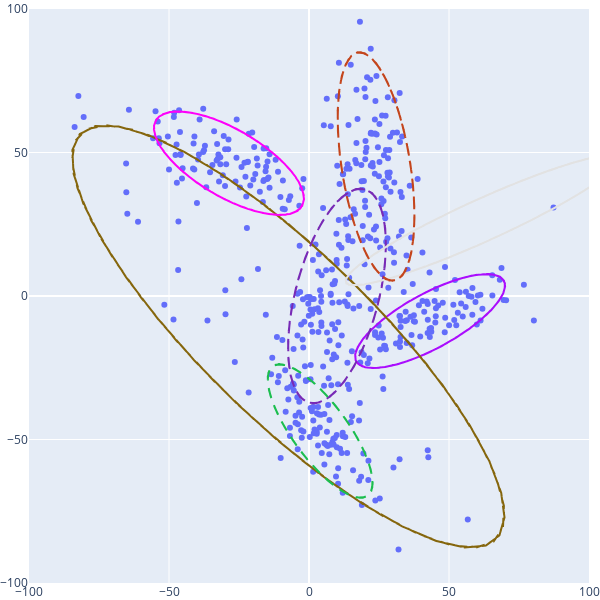
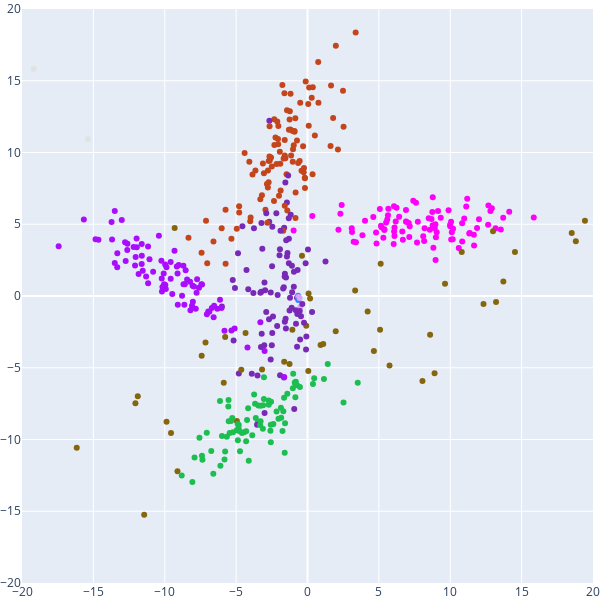

The cell these charts' notebook holds for them, in order:
### Code cell
# DO TRANSFORMATION

# unpack the paramaters
dir_natparam, niw_natparam = model.eta_theta
kappa, mu_0, Phi, nu = NormalInverseWishart(niw_natparam).natural_to_standard()

# move one of the clusters
mu_0[3] =+ torch.tensor([10, 0])

# pack the parameters
niw_natparam = NormalInverseWishart(niw_natparam).standard_to_natural(kappa, mu_0, Phi, nu)
eta_theta = (dir_natparam, niw_natparam)

# update the svae global parameters with the transformation
# model.eta_theta = eta_theta

# GENERATE NEW SAMPLES

# sample weights for the labels from global dirichlet
labels_weights = Dirichlet(dir_natparam).sample(500)

# get class assignments z using the weights
labels_one_hot = categorical.sample(labels_weights)
labels = np.argmax(labels_one_hot, axis=-1)

# for every data-point samples it's gaussian parameters, according to the class it belongs to
gaussian_parameter_samples = NormalInverseWishart(niw_natparam).sample(labels)

mu_samples, Sigma_samples = zip(*gaussian_parameter_samples)
# samples latent data points x
latent_samples = sample(np.array(mu_samples), np.array(Sigma_samples))

# decode the newly samples latents x into reconstruction y
recon, _ = model.decode(torch.tensor(latent_samples).double())

latent_fig = plot_latent_space(
    latent=latent_samples,
    eta_theta=eta_theta,
    title="move_latent",
    y_axes=[-100, 100],
    x_axes=[-100, 100]
)
latent_fig.show()

observation_fig = plot_observed_space(
    # obs=data,
    mu=recon.squeeze().cpu().detach().numpy(),
    classes=labels,
    title="move_obs",
    y_axes=[-20, 20],
    x_axes=[-20, 20]
)
observation_fig.show()
